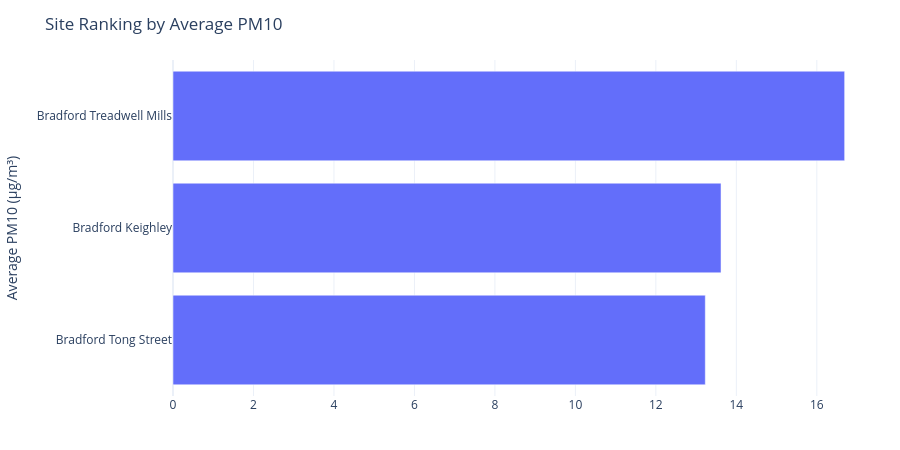

Source (notebook cell):
### Markdown cell above
This shows which locations consistently experience higher fine-particle pollution across the period.

Site ranking – PM2.5
	•	Treadwell Mills and Keighley show similarly high PM2.5, both above Tong Street.
	•	Tong Street consistently records lower PM2.5, indicating comparatively better air quality.
	•	PM2.5 appears more regionally influenced, with smaller differences between the highest sites.

### Code cell
# Plot: Site ranking by average PM10
fig5 = px.bar(
    site_rank.sort_values("avg_pm10", ascending=True),
    x="avg_pm10",
    y="site",
    orientation="h"
)

fig5 = polish(fig5, "Site Ranking by Average PM10", y_title="Average PM10 (µg/m³)")
fig5.show()
pio.write_html(fig5, out_dir / "fig5_site_ranking_pm10.html", include_plotlyjs="cdn")

### Figure 1 — Plotly figure (JSON) as saved in the notebook; plotly's stock layout.template omitted (floating-point values rounded to 4 significant figures)
{"data": [{"hovertemplate": "avg_pm10=%{x}<br>site=%{y}<extra></extra>", "legendgroup": "", "marker": {"color": "#636efa", "pattern": {"shape": ""}}, "name": "", "orientation": "h", "showlegend": false, "textposition": "auto", "type": "bar", "x": [13.23, 13.62, 16.69], "xaxis": "x", "y": ["Bradford Tong Street", "Bradford Keighley", "Bradford Treadwell Mills"], "yaxis": "y"}], "layout": {"barmode": "relative", "height": 450, "hovermode": "closest", "legend": {"title": {"text": ""}, "tracegroupgap": 0}, "margin": {"b": 40, "l": 40, "r": 20, "t": 60}, "title": {"text": "Site Ranking by Average PM10"}, "xaxis": {"anchor": "y", "domain": [0, 1], "title": {"text": ""}}, "yaxis": {"anchor": "x", "domain": [0, 1], "title": {"text": "Average PM10 (µg/m³)"}}}}
